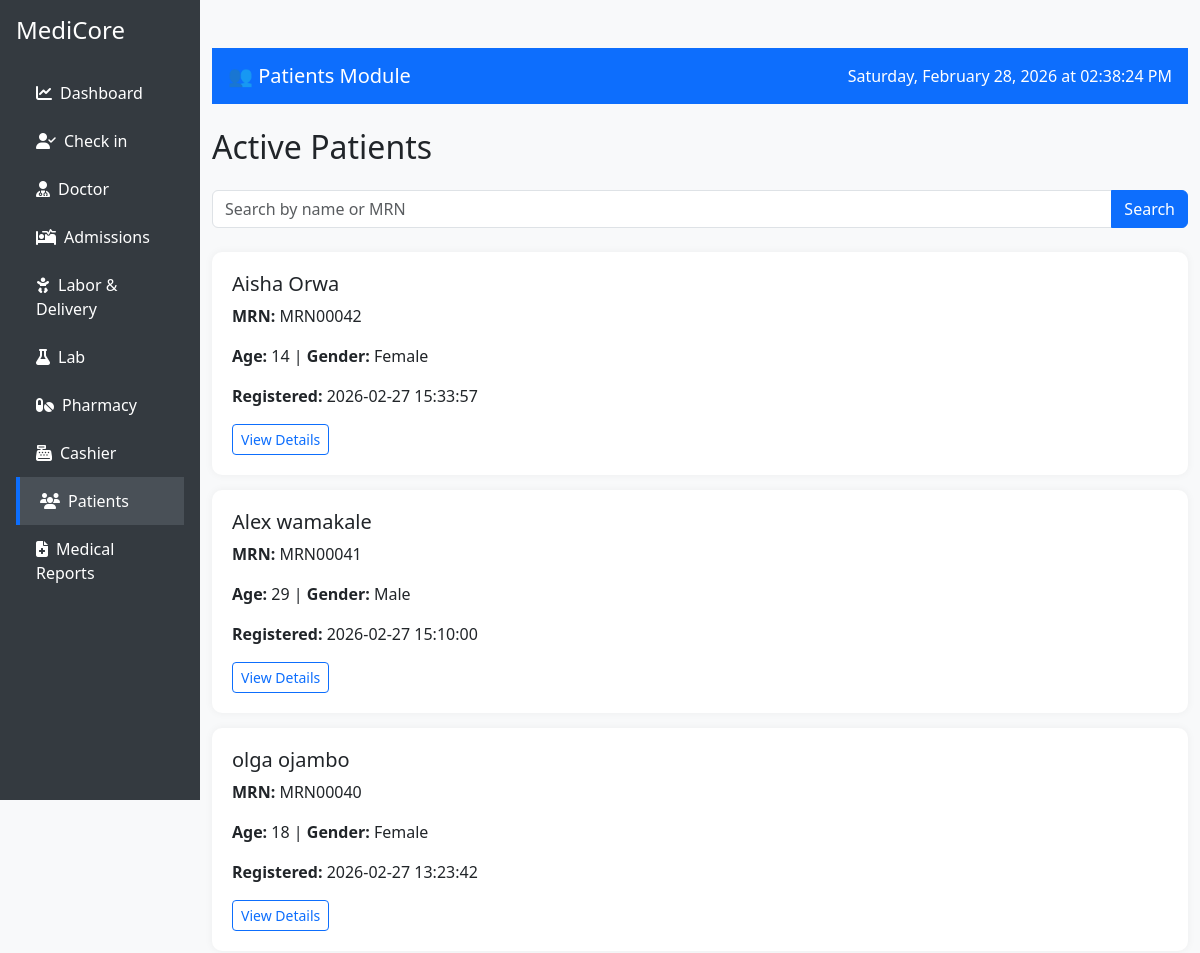
Before: /patients (upper part) with the older database file.
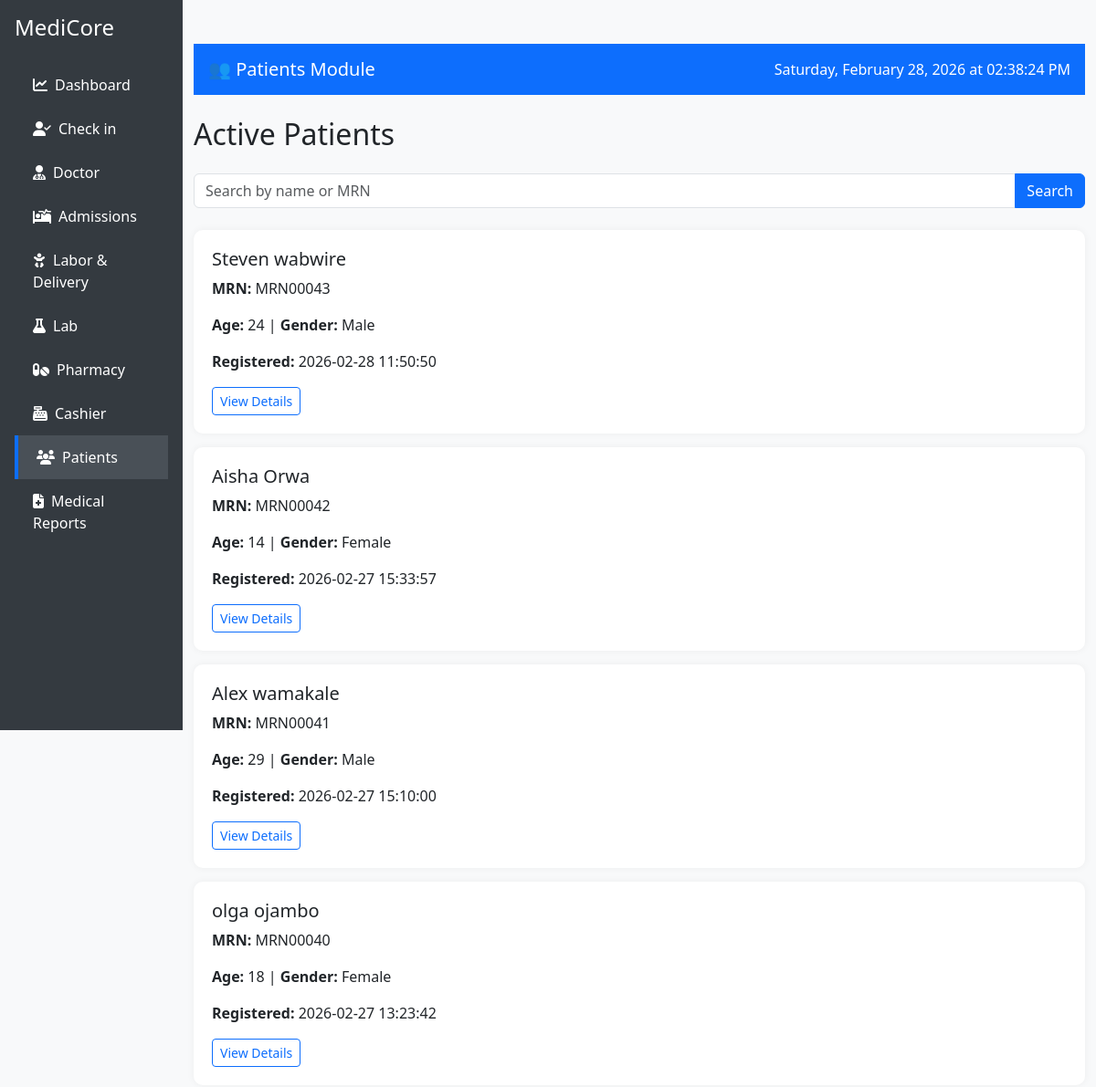
After: the same page with the newer database file.
### tables this page shows
CREATE TABLE patients (
    id INTEGER PRIMARY KEY AUTOINCREMENT,
    name TEXT NOT NULL,
    age INTEGER NOT NULL,
    gender TEXT NOT NULL,
    contact TEXT NOT NULL,
    address TEXT NOT NULL,
    symptoms TEXT,
    diagnosis TEXT,
    lab_results TEXT,
    prescribed_medicine TEXT,
    bill_amount REAL
, is_active INTEGER DEFAULT 1, admission_status TEXT DEFAULT 'outpatient', labor_status TEXT DEFAULT 'none', first_name TEXT, last_name TEXT, created_at TEXT, status TEXT DEFAULT 'draft', updated_at TEXT, card_number TEXT, medical_record_number TEXT, prescriptions TEXT, tests_ordered TEXT, billing_amount REAL);

### app.py (the view)
@app.route('/patients')
def patients():
    db = get_db()
    q = request.args.get('q', '').strip()
    if q:
        patients = db.execute("""
            SELECT * FROM patients
            WHERE is_active = 1
              AND (first_name LIKE ? OR last_name LIKE ? OR medical_record_number LIKE ?)
            ORDER BY created_at DESC
        """, (f"%{q}%", f"%{q}%", f"%{q}%")).fetchall()
    else:
        patients = db.execute("""
            SELECT * FROM patients
            WHERE is_active = 1
            ORDER BY created_at DESC
        """).fetchall()
    return render_template('patients.html', patients=patients)

### app.py (called while the page is built)
def get_db():
    conn = sqlite3.connect('hospital.db')
    conn.row_factory = sqlite3.Row
    return conn

### templates/patients.html (shortened to what this page needs)
<!DOCTYPE html>
<html lang="en">
<head>
  <link href="https://cdn.jsdelivr.net/npm/bootstrap@5.3.0/dist/css/bootstrap.min.css" rel="stylesheet">
  <link href="https://cdnjs.cloudflare.com/ajax/libs/font-awesome/6.4.0/css/all.min.css" rel="stylesheet">
</head>
<body>
  <div class="container-fluid">
    <div class="row">
      <div class="col-md-2 sidebar p-3">
        <h4 class="mb-4">MediCore</h4>
        <a href="{{ url_for('dashboard') }}"><i class="fas fa-chart-line me-2"></i>Dashboard</a>
        <a href="{{ url_for('checkin') }}"><i class="fas fa-user-check me-2"></i>Check in</a>
        <a href="{{ url_for('doctor') }}"><i class="fas fa-user-md me-2"></i>Doctor</a>
        <a href="{{ url_for('admission') }}"><i class="fas fa-procedures me-2"></i>Admissions</a>
        <a href="{{ url_for('labor_delivery') }}"><i class="fas fa-baby me-2"></i>Labor & Delivery</a>
        <a href="{{ url_for('lab') }}"><i class="fas fa-flask me-2"></i>Lab</a>
        <a href="{{ url_for('pharmacy') }}"><i class="fas fa-pills me-2"></i>Pharmacy</a>
        <a href="{{ url_for('cashier') }}"><i class="fas fa-cash-register me-2"></i>Cashier</a>
        <a href="{{ url_for('patients') }}" class="active"><i class="fas fa-users me-2"></i>Patients</a>
        <a href="{{ url_for('medical_reports') }}"><i class="fas fa-file-medical me-2"></i>Medical Reports</a>
      </div>
      <div class="col-md-10 py-5">
        <nav class="navbar mb-4 px-3">
          <span class="navbar-brand">👥 Patients Module</span>
          <span class="navbar-text ms-auto" id="current-time"></span>
        </nav>
        <h2 class="mb-4">Active Patients</h2>
        <form method="GET" action="{{ url_for('patients') }}" class="mb-4">
          <div class="input-group">
            <input type="text" name="q" class="form-control" placeholder="Search by name or MRN" value="{{ request.args.get('q', '') }}">
            <button class="btn btn-primary" type="submit">Search</button>
          </div>
        </form>
        {% if patients %}
          {% for patient in patients %}
            <div class="patient-card">
              <h5>{{ patient.first_name }} {{ patient.last_name }}</h5>
              <p><strong>MRN:</strong> {{ patient.medical_record_number }}</p>
              <p><strong>Age:</strong> {{ patient.age }} | <strong>Gender:</strong> {{ patient.gender }}</p>
              <p><strong>Registered:</strong> {{ patient.created_at }}</p>
              <a href="{{ url_for('patient_detail', id=patient.id) }}" class="btn btn-sm btn-outline-primary">
                View Details
              </a>
            </div>
          {% endfor %}
        {% else %}
          <p class="text-muted">No active patients found.</p>
        {% endif %}
      </div>
    </div>
  </div>
</body>
</html>

Changed rows visible on the page:
added patients: first_name "Steven", last_name "wabwire", medical_record_number "MRN00043", age "24", gender "Male", created_at "2026-02-28 11:50:50"
